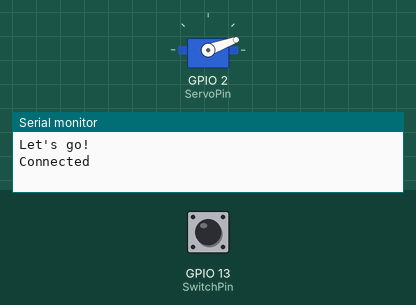
Simulated run of this sketch. Board: ESP8266 (NodeMCU). Shown: servo, the last lines printed to the serial monitor. The inputs (shaded band) are chosen by the test bench; at power-on: GPIO 13 (SwitchPin) HIGH. WiFi joins after 1.5 s; servers stay silent unless stated.

Above: at 3.0 s.
3.1 s: GPIO 13 (SwitchPin) pulled LOW for 0.15 s
At 3.58 s:
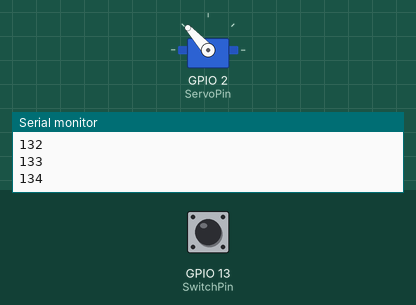
At 4.19 s:
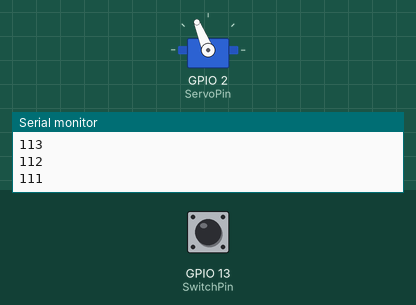
6.1 s: GPIO 13 (SwitchPin) pulled LOW for 3.2 s
11.8 s: GPIO 13 (SwitchPin) pulled LOW for 1 s
At 12.58 s:
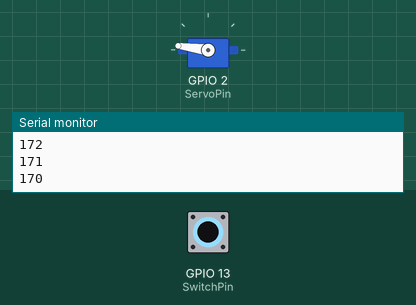
Timing chart, 0 to 15.9 s (numbered marks = the images above; inputs shaded):
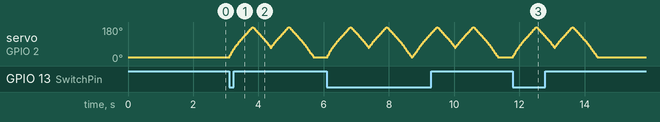

The sketch:

CatFeeder.ino
```cpp
#include <Servo.h>
#include <ESP8266WiFi.h>;
#include <BlynkSimpleEsp8266.h>;
#include <DHT.h>;

#define ServoPin 2   //D4 on NodeMCU
#define SwitchPin 13 // D7 on NodeMCU
#define MAX_POS 180 // Maximal angle servo
#define MIN_POS 20 //  Minimal angle servo
#define INTERMEDIATE_POS 70
#define UPDATE_TIME 3

char auth[] = "xxx"; // Blynk credentials
char ssid[] = "xxx"; // Box id
char pass[] = "xxx"; // Box pwd

int dureeDeepsleep = 300; // deepsleep duration
const int nbEssaisMax = 10;

Servo myservo;  // create servo object to control a servo
int pos = MIN_POS;  // variable to store the servo position
int RationCount = 0;

void setup()
{
  // attaches the servo on pin 10 to the servo object
  myservo.attach(ServoPin);
  myservo.write(MIN_POS);
  pinMode(SwitchPin, INPUT_PULLUP);
  Serial.begin(9600);
  Serial.println("Let's go!");

  Blynk.begin(auth, ssid, pass);
  //witing for the wifi to be connected
  int nbEssais = 0;
  while (WiFi.status() != WL_CONNECTED) {
    delay(500);
    if (nbEssais >= nbEssaisMax) {
      ESP.deepSleep(dureeDeepsleep);
      Serial.println("Essai wifi");
    }
    nbEssais++;
  }
  Serial.println("Connected");
  myservo.detach();
}

void loop()
{
  if (digitalRead(SwitchPin) == LOW) {
    ration();
  }
}

void ration() {
  myservo.attach(ServoPin);
  Serial.println("Here's some food!");
  Serial.println("Step 1");
  for (pos = MIN_POS; pos <= MAX_POS; pos += 1)
  {
    myservo.write(pos);
    delay(UPDATE_TIME);
    Serial.println(pos);
  }
  Serial.println("Step 2");
  for (pos = MAX_POS; pos >= INTERMEDIATE_POS; pos -= 1)
  {
    myservo.write(pos);
    delay(UPDATE_TIME);
    Serial.println(pos);
  }
  Serial.println("Step 3");
  for (pos = INTERMEDIATE_POS; pos <= MAX_POS; pos += 1)
  {
    myservo.write(pos);
    delay(UPDATE_TIME);
    Serial.println(pos);
  }
  Serial.println("Step 4");
  for (pos = MAX_POS; pos >= MIN_POS; pos -= 1)
  {
    myservo.write(pos);
    delay(UPDATE_TIME);
    Serial.println(pos);
  }
  RationCount += 1;
  Blynk.virtualWrite(V4, RationCount);
  myservo.detach();
}
```
